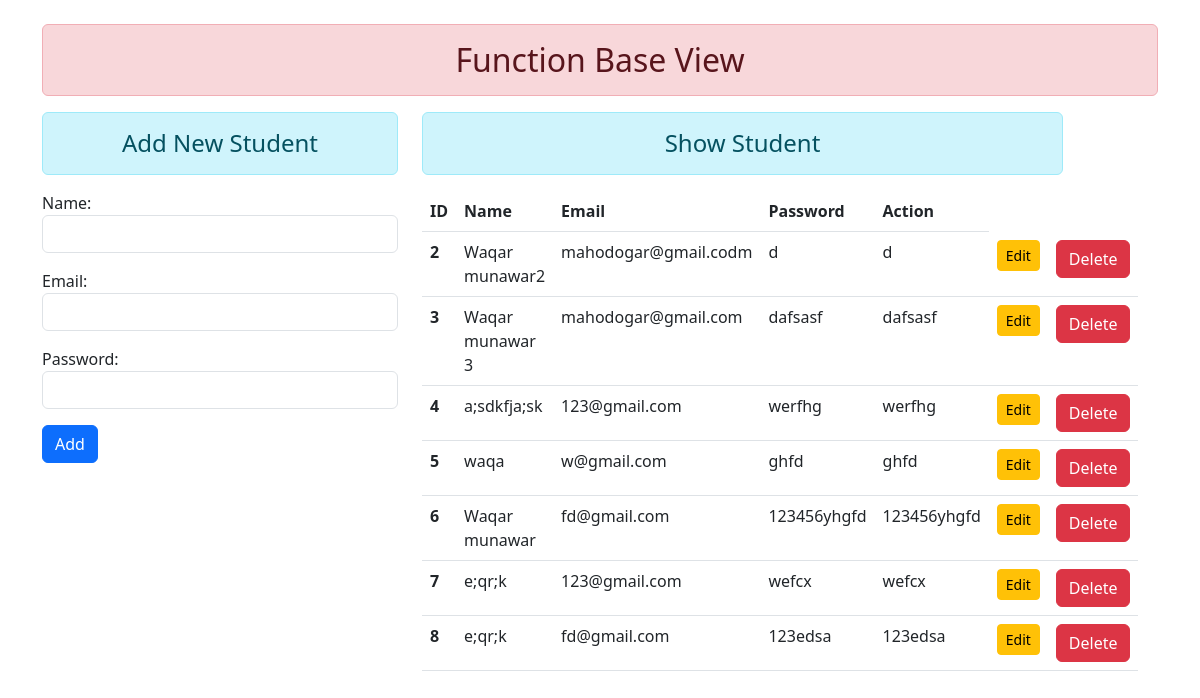
The page / on the database its author committed.
### crud/en/models.py (models this page shows)
class User(models.Model):
    name=models.CharField(max_length=70)
    email=models.EmailField()
    password=models.CharField(max_length=100)

### crud/en/views.py (the view)
# urls.py: path('',views.add_show,name="addshow"),
def add_show(request):
    if request.method == 'POST':
        fm = studentregistration(request.POST)
        if fm.is_valid():
            nm = fm.cleaned_data['name']
            em = fm.cleaned_data['email']
            pw = fm.cleaned_data['password']
            reg=User(name=nm,email=em,password=pw)
            reg.save()
            fm = studentregistration()
    else:
        fm = studentregistration()
    data=User.objects.all()
    return render(request,"en/addsho.html",{"form":fm,"rec":data})

### crud/en/forms.py
class studentregistration(forms.ModelForm):
    class Meta:
        model = User
        fields = ["name","email","password"]
        widgets={
            'name':forms.TextInput(attrs={'class':"form-control"}),
            'email':forms.EmailInput(attrs={'class':"form-control"}),
            'password':forms.PasswordInput(render_value=True, attrs={'class':"form-control"}),
        }

### crud/en/templates/en/addsho.html (shortened to what this page needs)
{% extends "en/bade.html" %}
{% block content %}
<div class="row">
      <div class="col-sm-4">
            <h4 class="text-center alert alert-info">Add New Student</h4>
            <form action="" method="POST">
                  {{form.as_p}}
                  <input type="submit" class="btn btn-primary" value="Add">
            </form>
      </div>
      <div class="col-sm-7">
            <h4 class="text-center alert alert-info">Show Student</h4>
            {% if rec %}
            <table class="table table-hover">
                  <thead>
                    <tr>
                      <th scope="col">ID</th>
                      <th scope="col">Name</th>
                      <th scope="col">Email</th>
                      <th scope="col">Password</th>
                      <th scope="col">Action</th>
                    </tr>
                  </thead>
                  <tbody>
                        {% for st in rec %}
                    <tr>
                      <th scope="row">{{st.id}}</th>
                      <td>{{st.name}}</td>
                      <td>{{st.email}}</td>
                      <td>{{st.password}}</td>
                      <td>{{st.password}}</td>
                      <td><a href="{% url 'updatedata' st.id %}" class="btn btn-warning btn-sm">Edit</a></td>
                      <td>
                      <form action="{% url 'deletedata' st.id %}" method="POST">
                        <input type="submit" value="Delete" class="btn btn-danger"></form>
                  </td>
                    </tr>
                    {% endfor %}
                  </tbody>
                </table>
            {% else %}
            <h4 class="text-center alert alert-warning">No Record </h4>
            {% endif %}
      </div>
</div>
{% endblock content %}

### crud/en/templates/en/bade.html (shortened to what this page needs)
<!DOCTYPE html>
{% load static %}
<html lang="en">
<head>
    <link href="https://cdn.jsdelivr.net/npm/bootstrap@5.3.0-alpha1/dist/css/bootstrap.min.css" rel="stylesheet">
</head>
<body>
    <div class="container mt-4">
         <h2 class="text-center alert alert-danger">Function Base View </h2>
         {% block content %}
         {% endblock content %}
    </div>
</body>
</html>

### rows shown on the page
User: id "2", name "Waqar munawar2", email "mahodogar@gmail.codm", password "d"
User: id "3", name "Waqar munawar 3", email "mahodogar@gmail.com", password "dafsasf"
User: id "4", name "a;sdkfja;sk", email "123@gmail.com", password "werfhg"
User: id "5", name "waqa", email "w@gmail.com", password "ghfd"
User: id "6", name "Waqar munawar", email "fd@gmail.com", password "123456yhgfd"
User: id "7", name "e;qr;k", email "123@gmail.com", password "wefcx"
User: id "8", name "e;qr;k", email "fd@gmail.com", password "123edsa"
